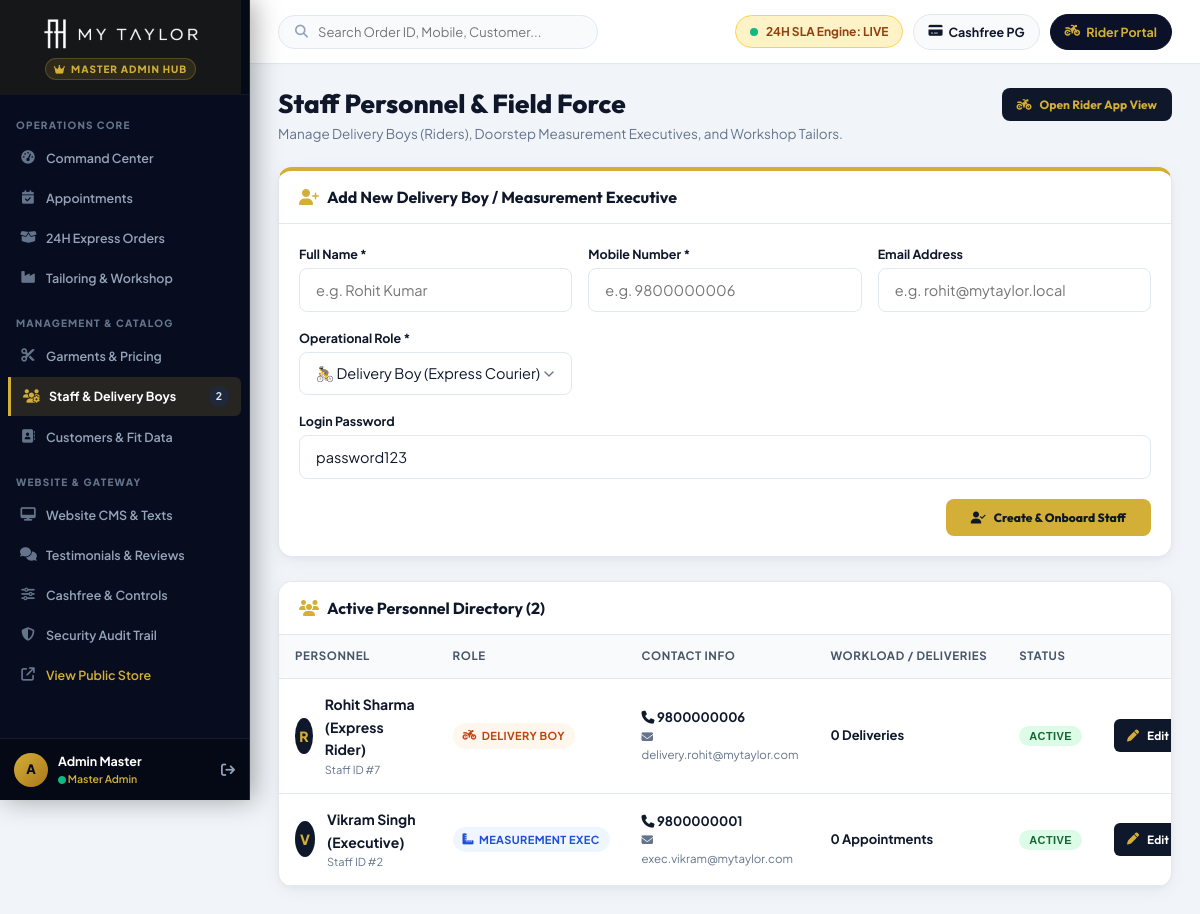
The page /admin/staff.php (signed in) on the database its author committed.
### tables this page shows
CREATE TABLE IF NOT EXISTS `users` (
  `id` INT AUTO_INCREMENT PRIMARY KEY,
  `name` VARCHAR(120) NOT NULL,
  `email` VARCHAR(150) NOT NULL UNIQUE,
  `mobile` VARCHAR(20) NOT NULL UNIQUE,
  `password_hash` VARCHAR(255) NOT NULL,
  `role` ENUM('customer', 'measurement_executive', 'cutting_staff', 'tailor', 'qc_staff', 'packing_staff', 'delivery_executive', 'admin') NOT NULL DEFAULT 'customer',
  `status` ENUM('active', 'inactive', 'suspended') DEFAULT 'active',
  `gender` ENUM('male', 'female', 'other') DEFAULT NULL,
  `profile_image` VARCHAR(255) DEFAULT NULL,
  `created_at` TIMESTAMP DEFAULT CURRENT_TIMESTAMP,
  `updated_at` TIMESTAMP DEFAULT CURRENT_TIMESTAMP ON UPDATE CURRENT_TIMESTAMP
);

### config/config.php (called while the page is built, shortened)
<?php
function e($str) {
    return htmlspecialchars((string)$str, ENT_QUOTES, 'UTF-8');
}

### admin/staff.php (the view, shortened to what this page needs)
<?php
require_once __DIR__ . '/includes/admin_header.php';
$editStaff = null;
$staffMembers = $pdo->query("
  SELECT u.*,
         (SELECT COUNT(*) FROM `orders` WHERE `assigned_delivery_id` = u.id) as total_deliveries,
         (SELECT COUNT(*) FROM `appointments` WHERE `executive_id` = u.id) as total_appointments
  FROM `users` u
  WHERE u.role IN ('delivery_executive', 'measurement_executive', 'master_tailor', 'qc_inspector')
  ORDER BY u.id DESC
")->fetchAll();
?>
<div class="admin-header-row">
  <div class="admin-title-area">
    <h1>Staff Personnel & Field Force</h1>
    <p>Manage Delivery Boys (Riders), Doorstep Measurement Executives, and Workshop Tailors.</p>
  </div>
  <div style="display:flex; gap:10px;">
    <a href="<?= APP_URL ?>/portal/delivery.php" target="_blank" class="btn btn-sm" style="background:#0F172A; color:#D4AF37; font-weight:700; border-radius:8px;">
      <i class="fa-solid fa-motorcycle"></i> Open Rider App View
    </a>
  </div>
</div>
<div class="admin-card" style="border-top: 4px solid <?= $editStaff ? 'var(--accent-amber)' : 'var(--admin-gold)' ?>;">
  <div class="admin-card-header">
    <h3>
      <?php if ($editStaff): ?>
        <i class="fa-solid fa-user-pen text-gold"></i> Edit Personnel: <span style="color:var(--admin-gold);"><?= e($editStaff['name']) ?></span>
      <?php else: ?>
        <i class="fa-solid fa-user-plus text-gold"></i> Add New Delivery Boy / Measurement Executive
      <?php endif; ?>
    </h3>
  </div>
  <div class="admin-card-body">
    <form action="<?= APP_URL ?>/admin/staff.php" method="POST">
      <div style="display:grid; grid-template-columns: repeat(auto-fit, minmax(220px, 1fr)); gap:16px; margin-bottom:16px;">
        <div>
          <label style="font-size:12.5px; font-weight:700; color:#0F172A; display:block; margin-bottom:4px;">Full Name *</label>
          <input type="text" name="name" class="form-control" placeholder="e.g. Rohit Kumar" value="<?= e($editStaff['name'] ?? '') ?>" required>
        </div>
        <div>
          <label style="font-size:12.5px; font-weight:700; color:#0F172A; display:block; margin-bottom:4px;">Mobile Number *</label>
          <input type="tel" name="mobile" class="form-control" placeholder="e.g. 9800000006" value="<?= e($editStaff['mobile'] ?? '') ?>" required>
        </div>
        <div>
          <label style="font-size:12.5px; font-weight:700; color:#0F172A; display:block; margin-bottom:4px;">Email Address</label>
          <input type="email" name="email" class="form-control" placeholder="e.g. rohit@mytaylor.local" value="<?= e($editStaff['email'] ?? '') ?>">
        </div>
        <div>
          <label style="font-size:12.5px; font-weight:700; color:#0F172A; display:block; margin-bottom:4px;">Operational Role *</label>
          <select name="role" class="form-control form-select" required>
            <option value="delivery_executive" <?= ($editStaff && $editStaff['role'] === 'delivery_executive') ? 'selected' : '' ?>>🚴 Delivery Boy (Express Courier)</option>
          </select>
        </div>
      </div>
      <div style="display:grid; grid-template-columns: repeat(auto-fit, minmax(220px, 1fr)); gap:16px; margin-bottom:20px;">
        <div>
          <label style="font-size:12.5px; font-weight:700; color:#0F172A; display:block; margin-bottom:4px;"><?= $editStaff ? 'Change Password (Optional)' : 'Login Password' ?></label>
          <input type="text" name="<?= $editStaff ? 'new_password' : 'password' ?>" class="form-control" placeholder="<?= $editStaff ? 'Leave blank to keep same' : 'password123' ?>" value="<?= $editStaff ? '' : 'password123' ?>">
        </div>
      </div>
      <div style="display:flex; justify-content:flex-end; gap:12px;">
        <button type="submit" class="btn btn-sm" style="background:var(--admin-gold); color:#0F172A; font-weight:800; border-radius:8px; padding:10px 24px;">
          <i class="fa-solid fa-user-check"></i> <?= $editStaff ? 'Update Staff Member' : 'Create & Onboard Staff' ?>
        </button>
      </div>
    </form>
  </div>
</div>
<div class="admin-card">
  <div class="admin-card-header">
    <h3>
      <i class="fa-solid fa-users text-gold"></i>
      Active Personnel Directory (<?= count($staffMembers) ?>)
    </h3>
  </div>
  <div class="admin-table-responsive">
    <table class="admin-table">
      <thead>
        <tr>
          <th>Personnel</th>
          <th>Role</th>
          <th>Contact Info</th>
          <th>Workload / Deliveries</th>
          <th>Status</th>
          <th style="text-align:right;">Actions</th>
        </tr>
      </thead>
      <tbody>
        <?php foreach ($staffMembers as $u): ?>
          <tr>
            <td>
              <div style="display:flex; align-items:center; gap:12px;">
                <div style="width:36px; height:36px; border-radius:50%; background:#0F172A; color:var(--admin-gold); display:flex; align-items:center; justify-content:center; font-weight:800; font-size:14px;">
                  <?= strtoupper(substr($u['name'], 0, 1)) ?>
                </div>
                <div>
                  <strong style="color:#0F172A; font-size:14px;"><?= e($u['name']) ?></strong>
                  <div style="font-size:11px; color:#64748B;">Staff ID #<?= $u['id'] ?></div>
                </div>
              </div>
            </td>
            <td>
              <?php if ($u['role'] === 'delivery_executive'): ?>
                <span class="badge-status out"><i class="fa-solid fa-motorcycle"></i> Delivery Boy</span>
              <?php elseif ($u['role'] === 'measurement_executive'): ?>
                <span class="badge-status booked"><i class="fa-solid fa-ruler-combined"></i> Measurement Exec</span>
              <?php else: ?>
                <span class="badge-status stitching"><i class="fa-solid fa-scissors"></i> <?= e($u['role']) ?></span>
              <?php endif; ?>
            </td>
            <td>
              <strong style="font-size:13px; color:#0F172A;"><i class="fa-solid fa-phone"></i> <?= e($u['mobile']) ?></strong>
              <div style="font-size:11.5px; color:#64748B;"><i class="fa-solid fa-envelope"></i> <?= e($u['email']) ?></div>
            </td>
            <td>
              <?php if ($u['role'] === 'delivery_executive'): ?>
                <strong style="color:#0F172A; font-size:13px;"><?= (int)$u['total_deliveries'] ?> Deliveries</strong>
              <?php else: ?>
                <strong style="color:#0F172A; font-size:13px;"><?= (int)$u['total_appointments'] ?> Appointments</strong>
              <?php endif; ?>
            </td>
            <td>
              <form action="<?= APP_URL ?>/admin/staff.php" method="POST" style="margin:0;">
                <button type="submit" class="badge-status <?= $u['status'] === 'active' ? 'delivered' : 'qc' ?>" style="border:none; cursor:pointer;" title="Click to toggle status">
                  <?= strtoupper($u['status']) ?>
                </button>
              </form>
            </td>
            <td style="text-align:right;">
              <div style="display:inline-flex; gap:8px;">
                <a href="<?= APP_URL ?>/admin/staff.php?edit_id=<?= $u['id'] ?>" class="btn btn-sm" style="background:#0F172A; color:#FFFFFF; font-size:12px; padding:6px 12px; border-radius:6px;">
                  <i class="fa-solid fa-pen text-gold"></i> Edit
                </a>
              </div>
            </td>
          </tr>
        <?php endforeach; ?>
      </tbody>
    </table>
  </div>
</div>
<?php require_once __DIR__ . '/includes/admin_footer.php'; ?>

### assets/css/style.css (style rules this page uses)
:root { --font-primary: 'Plus Jakarta Sans', -apple-system, BlinkMacSystemFont, sans-serif; --font-heading: 'Outfit', sans-serif; --font-luxury: 'Playfair Display', Georgia, serif; --bg-primary: #070D1E; --bg-secondary: #0E172F; --bg-card: #141F3C; --bg-card-hover: #1A284D; --bg-light: #F8FAFC; --bg-light-card: #FFFFFF; --text-main: #0F172A; --text-muted: #64748B; --text-light: #F1F5F9; --text-light-muted: #94A3B8; --gold-primary: #D4AF37; --gold-hover: #B89628; --gold-light: #F7E7CE; --gold-gradient: linear-gradient(135deg, #D4AF37 0%, #F3E5AB 50%, #AA771C 100%); --gold-glow: 0 0 25px rgba(212, 175, 55, 0.35); --accent-blue: #2563EB; --accent-cyan: #06B6D4; --accent-emerald: #10B981; --accent-amber: #F59E0B; --accent-rose: #EF4444; --accent-purple: #8B5CF6; --border-dark: rgba(212, 175, 55, 0.2); --border-subtle: rgba(255, 255, 255, 0.08); --border-light: #E2E8F0; --radius-sm: 8px; --radius-md: 14px; --radius-lg: 20px; --radius-full: 9999px; --shadow-sm: 0 2px 4px rgba(0, 0, 0, 0.05); --shadow-md: 0 10px 25px -5px rgba(0, 0, 0, 0.1), 0 8px 10px -6px rgba(0, 0, 0, 0.1); --shadow-lg: 0 20px 35px -5px rgba(0, 0, 0, 0.25); --shadow-gold: 0 10px 30px rgba(212, 175, 55, 0.25); --transition: all 0.25s cubic-bezier(0.4, 0, 0.2, 1); }
* { margin: 0; padding: 0; box-sizing: border-box; }
html { scroll-behavior: smooth; overflow-x: hidden; max-width: 100vw; }
body { font-family: var(--font-primary); background-color: var(--bg-light); color: var(--text-main); line-height: 1.6; -webkit-font-smoothing: antialiased; overflow-x: hidden; width: 100%; max-width: 100vw; }
h1, h2, h3, h4, h5, h6 { font-family: var(--font-heading); font-weight: 700; color: inherit; line-height: 1.25; }
.text-gold { color: var(--gold-primary) !important; }
.btn { display: inline-flex; align-items: center; justify-content: center; gap: 8px; padding: 10px 22px; font-size: 14px; font-weight: 600; border-radius: var(--radius-sm); text-decoration: none; cursor: pointer; transition: var(--transition); border: 1px solid transparent; font-family: var(--font-heading); }
.btn-sm { padding: 6px 14px; font-size: 12px; border-radius: 6px; }
.badge-status { display: inline-flex; align-items: center; padding: 4px 10px; border-radius: 6px; font-size: 11px; font-weight: 700; text-transform: uppercase; }
.form-control { width: 100%; padding: 12px 16px; font-size: 14.5px; border-radius: var(--radius-sm); border: 1px solid var(--border-light); background: #FFFFFF; color: #0F172A; font-family: inherit; transition: var(--transition); }
.form-select { appearance: none; background-repeat: no-repeat; background-position: right 14px center; background-size: 16px; }

### rows shown on the page
users: name "R", name "Rohit Sharma (Express Rider)", id "7", shows "DELIVERY BOY", mobile "9800000006", email "delivery.rohit@mytaylor.com", total_deliveries "0", status "ACTIVE"
users: name "V", name "Vikram Singh (Executive)", id "2", shows "MEASUREMENT EXEC", mobile "9800000001", email "exec.vikram@mytaylor.com", total_appointments "0", status "ACTIVE"

### other values the page prints
$activeStaffCount "2"
substr($currentUser['name'] ?? 'A', 0, 1) "A"
$currentUser['name'] "Admin Master"
count($staffMembers) "2"
